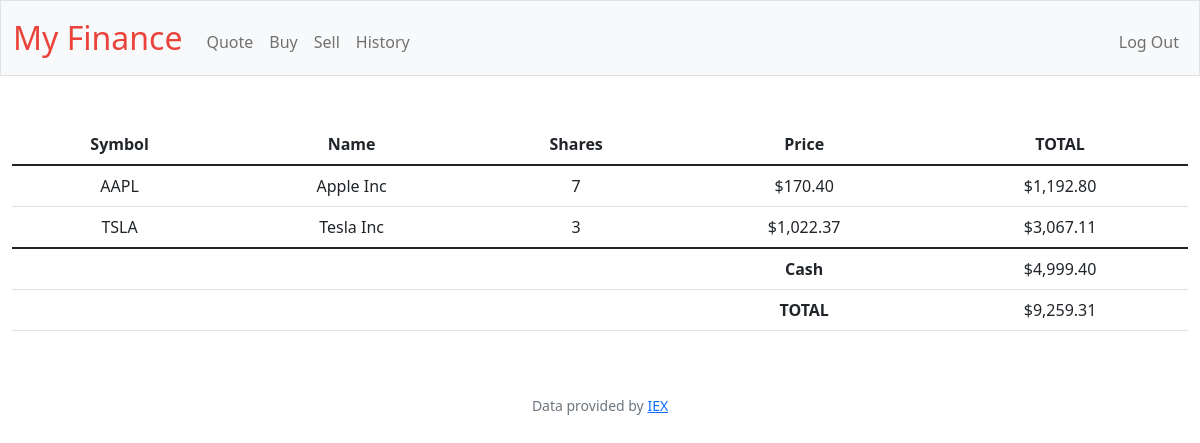
The page / (signed in) on the database its author committed.
### tables this page shows
CREATE TABLE transactions (
    id INTEGER PRIMARY KEY AUTOINCREMENT NOT NULL,
    user_id INTEGER NOT NULL,
    stock_name TEXT NOT NULL,
    shares INTEGER NOT NULL,
    price NUMERIC NOT NULL,
    bought_or_sold TEXT NOT NULL,
    symbol TEXT NOT NULL,
    time TIMESTAMP DEFAULT CURRENT_TIMESTAMP,
    FOREIGN KEY(user_id) REFERENCES users(id)
);

CREATE TABLE users (id INTEGER PRIMARY KEY AUTOINCREMENT NOT NULL, username TEXT NOT NULL, hash TEXT NOT NULL, cash NUMERIC NOT NULL DEFAULT 10000.00);

### app.py (the view)
@app.route("/")
@login_required
def index():
    user_id = session["user_id"]
    stocks = db.execute("SELECT symbol, price, stock_name, SUM(shares) as totalShares FROM transactions WHERE user_id = ? GROUP BY symbol", user_id)
    cash = db.execute("SELECT cash FROM users WHERE id = ?", user_id)[0]["cash"]
    grand_total = cash
    for stock in stocks:
        grand_total += (stock["price"] * stock["totalShares"])
    return render_template("index.html", stocks=stocks, cash=cash, grand_total=grand_total, usd=usd)

### app.py (called while the page is built)
@app.after_request
def after_request(response):
    response.headers["Cache-Control"] = "no-cache, no-store, must-revalidate"
    response.headers["Expires"] = 0
    response.headers["Pragma"] = "no-cache"
    return response

### helpers.py (called while the page is built)
def login_required(f):
    @wraps(f)
    def decorated_function(*args, **kwargs):
        if session.get("user_id") is None:
            return redirect("/login")
        return f(*args, **kwargs)
    return decorated_function

def usd(value):
    return f"${value:,.2f}"

### templates/index.html (shortened to what this page needs)
{% extends "layout.html" %}
{% block main %}
    <table class="table">
        <thead>
            <tr>
                <th>Symbol</th>
                <th>Name</th>
                <th>Shares</th>
                <th>Price</th>
                <th>TOTAL</th>
            </tr>
        </thead>
        <tbody>
            {% for stock in stocks %}
            <tr>
                <td>{{ stock["symbol"] }}</td>
                <td>{{ stock["stock_name"] }}</td>
                <td>{{ stock["totalShares"] }}</td>
                <td>{{ usd(stock["price"]) }}</td>
                <td>{{ usd(stock["totalShares"] * stock["price"]) }}</td>
            </tr>
            {% endfor %}
        </tbody>
        <tfoot>
            <tr>
                <td colspan="3"></td>
                <td><strong>Cash</strong></td>
                <td>{{ usd(cash)}}</td>
            </tr>
            <tr>
                <td colspan="3"></td>
                <td><strong>TOTAL</strong></td>
                <td>{{ usd(grand_total)}}</td>
            </tr>
        </tfoot>
    </table>
{% endblock %}

### rows shown on the page
transactions: symbol "TSLA", stock_name "Tesla Inc", totalShares "3", price "$1,022.37", totalShares "$3,067.11"
users: cash "$4,999.40"

### other values the page prints
{{ stock["symbol"] }} "AAPL"
{{ stock["stock_name"] }} "Apple Inc"
{{ stock["totalShares"] }} "7"
{{ usd(stock["price"]) }} "$170.40"
{{ usd(stock["totalShares"] * stock["price"]) }} "$1,192.80"
{{ usd(grand_total) }} "$9,259.31"
